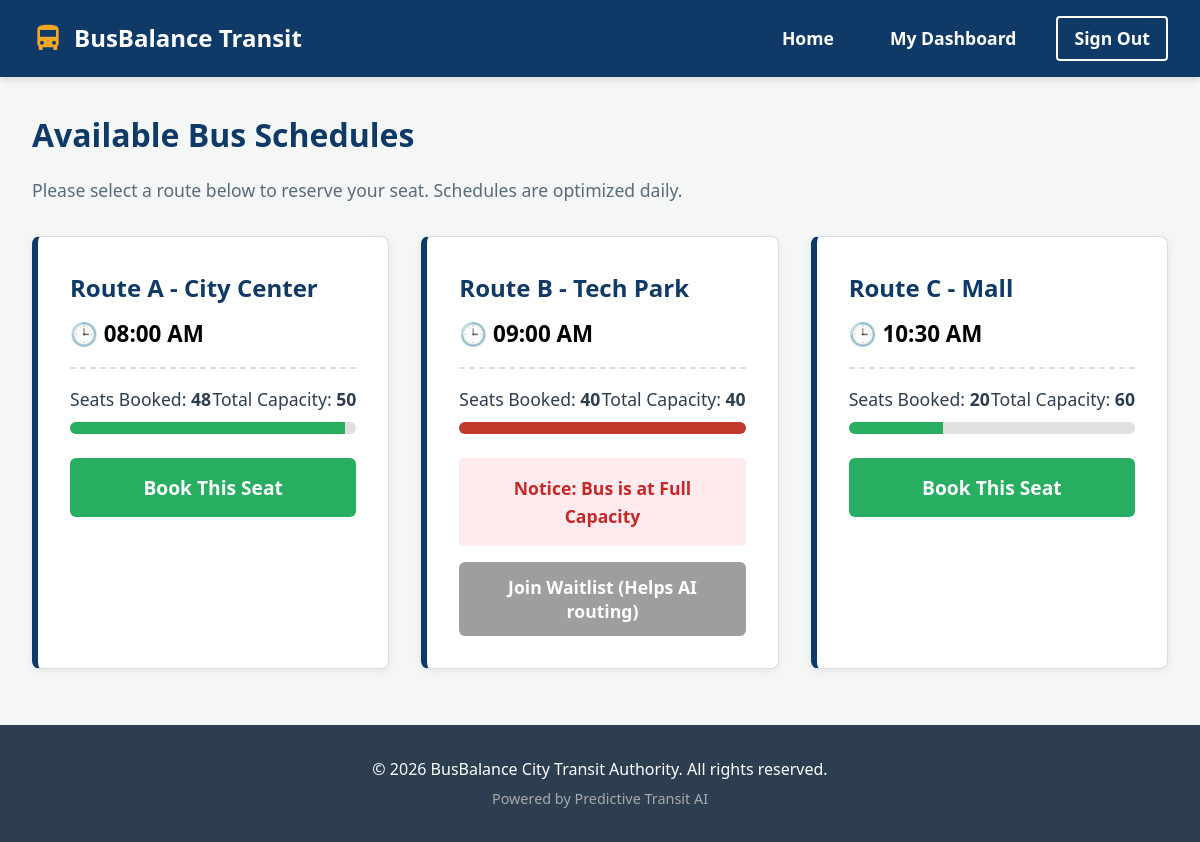
Before: /passenger/dashboard (signed in) with the older database file.
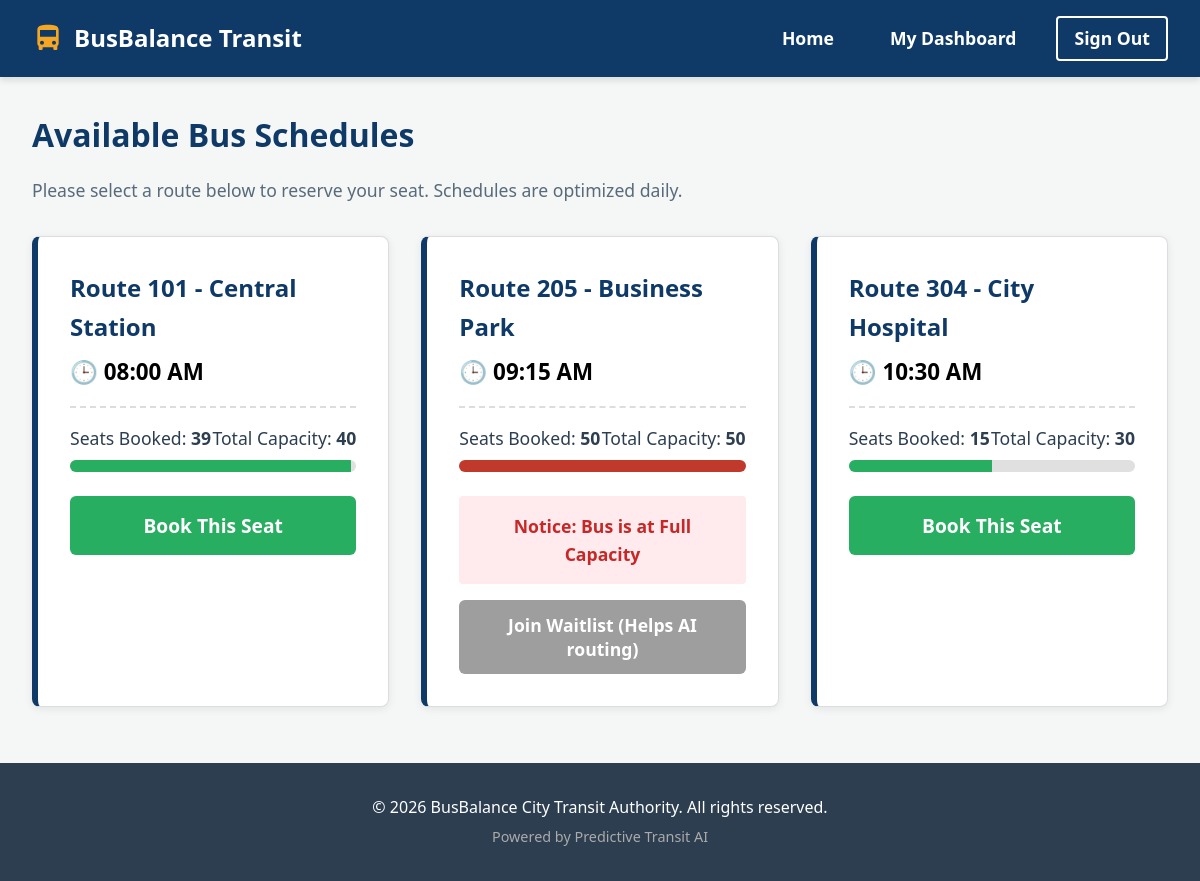
After: the same page with the newer database file.
### tables this page shows
CREATE TABLE schedules (id INTEGER PRIMARY KEY, route_name TEXT, departure_time TEXT, capacity INTEGER, booked_seats INTEGER DEFAULT 0, overflow_count INTEGER DEFAULT 0, driver_name TEXT, conductor_name TEXT);

### app.py (the view)
@app.route('/passenger/dashboard')
@login_required
@role_required('passenger')
def passenger_dashboard():
    db = get_db()
    schedules = db.execute("SELECT * FROM schedules").fetchall()
    return render_template('passenger/dashboard.html', schedules=schedules)

### app.py (called while the page is built)
def get_db():
    db = getattr(g, '_database', None)
    if db is None:
        db = g._database = sqlite3.connect(DATABASE)
        db.row_factory = sqlite3.Row
    return db

@app.teardown_appcontext
def close_connection(exception):
    db = getattr(g, '_database', None)
    if db is not None:
        db.close()

def login_required(f):
    @wraps(f)
    def decorated_function(*args, **kwargs):
        if session.get("user_id") is None:
            return redirect("/login")
        return f(*args, **kwargs)
    return decorated_function

def role_required(role):
    def decorator(f):
        @wraps(f)
        def decorated_function(*args, **kwargs):
            if session.get("role") != role:
                flash("Unauthorized access. Please login with correct credentials.", "error")
                return redirect("/")
            return f(*args, **kwargs)
        return decorated_function
    return decorator

### templates/passenger/dashboard.html
{% extends "layout.html" %}
{% block content %}
<div style="margin-bottom: 2rem;">
    <h1>Available Bus Schedules</h1>
    <p style="font-size: 1.1rem; color: var(--text-muted);">Please select a route below to reserve your seat. Schedules are optimized daily.</p>
</div>
<div style="display: grid; grid-template-columns: repeat(auto-fill, minmax(350px, 1fr)); gap: 2rem;">
    {% for s in schedules %}
    <div class="card ticket-card">
        <div class="ticket-header">
            <h2 style="margin: 0; color: var(--brand-blue);">{{ s.route_name }}</h2>
            <p style="font-size: 1.4rem; font-weight: bold; margin-top: 0.5rem; color: #000;">🕒 {{ s.departure_time }}</p>
        </div>
        <div class="ticket-body">
            <div style="display: flex; justify-content: space-between; margin-bottom: 0.5rem;">
                <span>Seats Booked: <strong>{{ s.booked_seats }}</strong></span>
                <span>Total Capacity: <strong>{{ s.capacity }}</strong></span>
            </div>
            {% set perc = (s.booked_seats / s.capacity * 100)|round %}
            <div class="capacity-bar">
                <div class="capacity-fill {% if s.booked_seats >= s.capacity %}full{% endif %}" style="width: {{ perc }}%;"></div>
            </div>
            <form method="POST" action="/passenger/book/{{ s.id }}">
                {% if s.booked_seats >= s.capacity %}
                    <div style="background-color: #ffebee; padding: 1rem; border-radius: 4px; text-align: center; margin-bottom: 1rem;">
                        <p style="color: #c62828; font-weight: bold; margin: 0;">Notice: Bus is at Full Capacity</p>
                    </div>
                    <button type="submit" class="btn" style="width: 100%; background-color: #9e9e9e; color: white;">Join Waitlist (Helps AI routing)</button>
                {% else %}
                    <button type="submit" class="btn btn-success" style="width: 100%; font-size: 1.2rem; padding: 1rem;">Book This Seat</button>
                {% endif %}
            </form>
        </div>
    </div>
    {% endfor %}
</div>
{% endblock %}

### templates/layout.html (shortened to what this page needs)
<!DOCTYPE html>
<html lang="en">
<head>
    <link rel="stylesheet" href="/static/style.css">
</head>
<body>
    <nav class="navbar">
        <a href="/" class="navbar-brand">
            BusBalance Transit
        </a>
        <ul class="nav-links">
            <li><a href="/home">Home</a></li>
            {% if session.user_id %}
                {% if session.role == 'passenger' %}
                    <li><a href="/passenger/dashboard">My Dashboard</a></li>
                {% elif session.role == 'staff' %}
                    <li><a href="/staff/dashboard">Management Portal</a></li>
                    <li><a href="/staff/edit">Update Schedules</a></li>
                {% endif %}
                <li><a href="/logout" class="btn btn-outline" style="color: white; border-color: white; padding: 0.4rem 1rem;">Sign Out</a></li>
            {% else %}
                <li><a href="/login" class="btn btn-gold" style="color: black;">Sign In</a></li>
            {% endif %}
        </ul>
    </nav>
    <div class="container">
        {% block content %}{% endblock %}
    </div>
    <footer>
        <p>&copy; 2026 BusBalance City Transit Authority. All rights reserved.</p>
        <p style="font-size: 0.9rem; color: #aaa; margin-top: 5px;">Powered by Predictive Transit AI</p>
    </footer>
</body>
</html>

### static/style.css (style rules this page uses)
:root { --brand-blue: #0f3a68; --brand-gold: #f5a623; --bg-light: #f4f7f6; --text-dark: #2c3e50; --text-muted: #596a7a; --success: #27ae60; --danger: #c0392b; --border-color: #dcdde1; }
* { margin: 0; padding: 0; box-sizing: border-box; font-family: 'Segoe UI', Roboto, Helvetica, Arial, sans-serif; }
body { background-color: var(--bg-light); color: var(--text-dark); line-height: 1.6; font-size: 16px; display: flex; flex-direction: column; min-height: 100vh; }
.navbar { background-color: var(--brand-blue); padding: 1rem 2rem; display: flex; justify-content: space-between; align-items: center; box-shadow: 0 4px 6px rgba(0,0,0,0.1); }
.navbar-brand { color: #ffffff; font-size: 1.5rem; font-weight: 700; text-decoration: none; display: flex; align-items: center; gap: 10px; }
.navbar-brand svg { fill: var(--brand-gold); width: 32px; height: 32px; }
.nav-links { list-style: none; display: flex; gap: 1.5rem; align-items: center; }
.nav-links a { color: #ffffff; text-decoration: none; font-weight: 600; font-size: 1.1rem; padding: 0.5rem 1rem; border-radius: 4px; transition: background 0.2s; }
.container { max-width: 1200px; margin: 0 auto; padding: 2rem; flex: 1; width: 100%; }
.card { background: #ffffff; border-radius: 8px; padding: 2rem; box-shadow: 0 2px 8px rgba(0,0,0,0.08); border: 1px solid var(--border-color); margin-bottom: 1.5rem; }
h1, h2, h3 { color: var(--brand-blue); margin-bottom: 1rem; }
.btn { display: inline-block; padding: 0.8rem 1.5rem; font-size: 1.1rem; font-weight: 600; text-align: center; text-decoration: none; border-radius: 6px; cursor: pointer; border: none; transition: background 0.2s, transform 0.1s; }
.btn-success { background-color: var(--success); color: #ffffff; }
.btn-outline { background-color: transparent; border: 2px solid var(--brand-blue); color: var(--brand-blue); }
.ticket-card { border-left: 6px solid var(--brand-blue); display: flex; flex-direction: column; }
.ticket-header { border-bottom: 2px dashed var(--border-color); padding-bottom: 1rem; margin-bottom: 1rem; }
.ticket-body { font-size: 1.1rem; }
.capacity-bar { width: 100%; height: 12px; background: #e0e0e0; border-radius: 6px; overflow: hidden; margin: 0.5rem 0 1.5rem 0; }
.capacity-fill { height: 100%; background: var(--success); }
.capacity-fill.full { background: var(--danger); }
footer { background-color: var(--text-dark); color: #ffffff; text-align: center; padding: 2rem; margin-top: auto; }

Changed rows visible on the page:
changed schedules "08:00 AM": route_name "Route A - City Center" → "Route 101 - Central Station"; booked_seats "48" → "39"; capacity "50" → "40"
changed schedules: route_name "Route B - Tech Park" → "Route 205 - Business Park"; departure_time "09:00 AM" → "09:15 AM"; booked_seats "40" → "50"; capacity "40" → "50"
changed schedules "10:30 AM": route_name "Route C - Mall" → "Route 304 - City Hospital"; booked_seats "20" → "15"; capacity "60" → "30"
